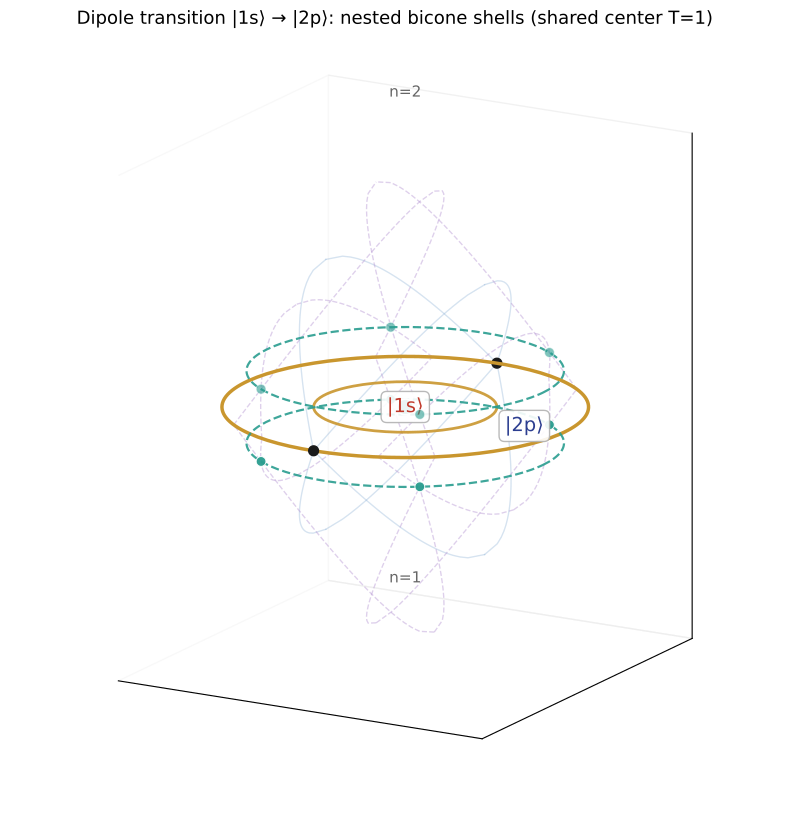

Reproduce this figure in Python.
"""Fig 2: Dipole transition |1s> -> |2p>, concentric nested bicones, corrected template."""
import numpy as np
import matplotlib
matplotlib.use("Agg")
import matplotlib.pyplot as plt

ROW = "#7fa7cf"; COL = "#b08fcf"; GOLD = "#c9962e"; TEAL = "#2a9d8f"
T0_2p = 1.0
r_cas = np.sqrt(0.75)
delta = T0_2p - r_cas

fig = plt.figure(figsize=(14, 10))
ax = fig.add_subplot(111, projection="3d")

def parabolas(T0, T_shift, alpha, lw):
    # Ladder parabolas (blue solid): both X-mirrors for each u
    for uu in [float(i) for i in range(1, int(2*T0)+1)]:
        for lo, hi, mirror in [(uu/2, T0, False), (T0, 2*T0-uu/2, True)]:
            if hi <= lo: continue
            Ts = np.linspace(max(lo,0.01), hi, 40)
            Te = (2*T0-Ts) if mirror else Ts
            X = uu-Te
            Y = np.sqrt(np.maximum(uu*(2*Te-uu), 0))
            Tg = Ts + T_shift
            for sgn in (1,-1):
                ax.plot(X, sgn*Y, Tg, color=ROW, alpha=alpha, lw=lw, zorder=3)
                ax.plot(Te-uu, sgn*Y, Tg, color=ROW, alpha=alpha, lw=lw, zorder=3)
    # Casimir parabolas (purple dashed): both X-mirrors, delta-shifted
    if T0 > 0.6:  # Casimir only for non-degenerate (2p)
        for i in range(int(2*T0)):
            uu = (i+0.5)-delta
            if uu <= 0: continue
            for lo, hi, mirror in [(uu/2, T0, False), (T0, 2*T0-uu/2, True)]:
                if hi <= lo: continue
                Ts = np.linspace(max(lo,0.01), hi, 40)
                Te = (2*T0-Ts) if mirror else Ts
                X = uu-Te
                Y = np.sqrt(np.maximum(uu*(2*Te-uu), 0))
                Tg = Ts + T_shift
                for sgn in (1,-1):
                    ax.plot(X, sgn*Y, Tg, color=COL, alpha=alpha+0.1, lw=lw, ls='--', zorder=3)
                    ax.plot(Te-uu, sgn*Y, Tg, color=COL, alpha=alpha+0.1, lw=lw, ls='--', zorder=3)

# 2p mesh (T0=1, no shift, T in [0,2])
parabolas(1.0, 0, 0.32, 1.0)
# 1s mesh (T0=0.5, shift +0.5, T in [0.5,1.5])
parabolas(0.5, 0.5, 0.32, 1.0)

te = np.linspace(0, 2*np.pi, 150)
# Gold circles (both at T=1, concentric)
ax.plot(1.0*np.cos(te), 1.0*np.sin(te), np.full_like(te, 1.0), color=GOLD, lw=2.5, zorder=5)
ax.plot(0.5*np.cos(te), 0.5*np.sin(te), np.full_like(te, 1.0), color=GOLD, lw=2.0, alpha=0.9, zorder=5)
# 2p teal Casimir
for Tc in [1-(1-r_cas), 1+(1-r_cas)]:
    ax.plot(r_cas*np.cos(te), r_cas*np.sin(te), np.full_like(te, Tc),
            color=TEAL, lw=1.6, ls='--', zorder=5, alpha=0.9)
# 2p nodes
for Tc in [1-(1-r_cas), 1+(1-r_cas)]:
    for Xc, Yc in [(0.5, 0.7071), (0.5, -0.7071), (-0.5, 0.7071), (-0.5, -0.7071)]:
        a = 0.95 if Tc < 1 else 0.6
        ax.scatter([Xc],[Yc],[Tc], color=TEAL, s=50, zorder=6, alpha=a,
                   edgecolors="white", linewidths=0.7)
ax.scatter([0],[1.0],[1.0], color="#1a1a1a", s=50, zorder=6)
ax.scatter([0],[-1.0],[1.0], color="#1a1a1a", s=50, zorder=6)
# 1s node
ax.scatter([0],[0],[1.0], color=TEAL, s=130, zorder=7, edgecolors="white", linewidths=1.2)

# Labels
ax.text(0, 0, 1.0, "|1s⟩", fontsize=14, color="#c0392b", ha='center', va='center',
        bbox=dict(boxstyle="round,pad=0.3", fc="white", ec="0.7", alpha=0.9), zorder=9)
ax.text(0.75, 0, 1.0, "|2p⟩", fontsize=14, color="#2c3e90", ha='center', va='center',
        bbox=dict(boxstyle="round,pad=0.3", fc="white", ec="0.7", alpha=0.9), zorder=9)
ax.text(0, 0, 0.35, "n=1", fontsize=11, color="0.4", ha='center', zorder=8)
ax.text(0, 0, 2.15, "n=2", fontsize=11, color="0.4", ha='center', zorder=8)

# Transition arrow (1s -> 2p)
ax.annotate("", xy=(0.35, 0.5), xytext=(0.15, 0.5),
            arrowprops=dict(arrowstyle="->", color="#c9962e", lw=2),
            xycoords='data', textcoords='data')
# Note: 3D annotate is tricky, skip arrow for now

ax.set_box_aspect((1,1,1.25))
ax.view_init(elev=16, azim=-60)
ax.set_proj_type('ortho')
ax.set_title("Dipole transition |1s⟩ → |2p⟩: nested bicone shells (shared center T=1)", fontsize=13)
ax.grid(False)
ax.xaxis.pane.fill = False; ax.yaxis.pane.fill = False; ax.zaxis.pane.fill = False
ax.set_xticks([]); ax.set_yticks([]); ax.set_zticks([])
plt.savefig("/tmp/fig2_dipole.pdf", bbox_inches="tight")
print("saved PDF")
